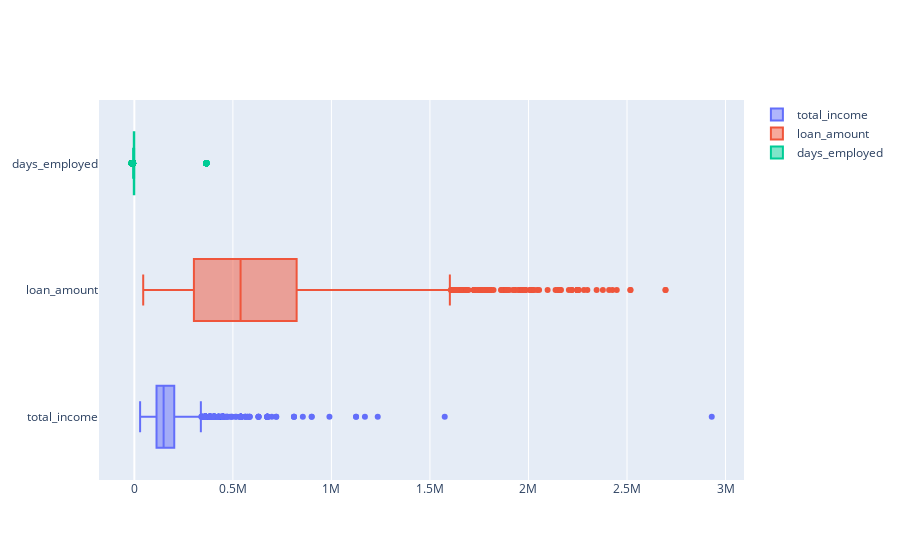

The notebook cell saved with this chart:
### Markdown cell above
#### - Reject

### Code cell
# Data exploration: Boxplots (seperated by value ranges)
fig = go.Figure()

for col in ["total_income", "loan_amount" , "days_employed"]:
    fig.add_trace(go.Box(x=data_reject[col], name=col))
fig.show()

### Figure 1 — Plotly figure (JSON) as saved in the notebook; plotly's stock layout.template omitted (floating-point values rounded to 4 significant figures; data arrays with more than 128 entries replaced by an {"elided": "..."} marker saying what was removed)
{"data": [{"name": "total_income", "type": "box", "x": {"elided": "9112 float values"}}, {"name": "loan_amount", "type": "box", "x": {"elided": "9112 float values"}}, {"name": "days_employed", "type": "box", "x": {"elided": "9112 int values"}}], "layout": {}}
